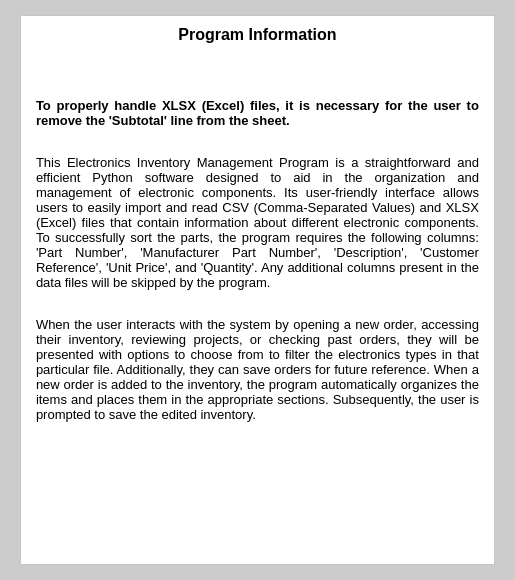
<?xml version="1.0" encoding="UTF-8"?>
<ui version="4.0">
 <class>MainWindow</class>
 <widget class="QMainWindow" name="MainWindow">
  <property name="geometry">
   <rect>
    <x>0</x>
    <y>0</y>
    <width>515</width>
    <height>580</height>
   </rect>
  </property>
  <property name="minimumSize">
   <size>
    <width>0</width>
    <height>0</height>
   </size>
  </property>
  <property name="maximumSize">
   <size>
    <width>16777215</width>
    <height>16777215</height>
   </size>
  </property>
  <property name="windowTitle">
   <string>Program Information</string>
  </property>
  <property name="windowIcon">
   <iconset>
    <normaloff>../Icons/information-white.png</normaloff>../Icons/information-white.png</iconset>
  </property>
  <property name="styleSheet">
   <string notr="true"/>
  </property>
  <widget class="QWidget" name="centralwidget">
   <property name="styleSheet">
    <string notr="true">background-color: rgb(204, 204, 204);</string>
   </property>
   <layout class="QVBoxLayout" name="verticalLayout">
    <property name="leftMargin">
     <number>20</number>
    </property>
    <property name="topMargin">
     <number>15</number>
    </property>
    <property name="rightMargin">
     <number>20</number>
    </property>
    <property name="bottomMargin">
     <number>15</number>
    </property>
    <item>
     <widget class="QScrollArea" name="scrollArea">
      <property name="styleSheet">
       <string notr="true">background-color: rgb(255, 255, 255);</string>
      </property>
      <property name="widgetResizable">
       <bool>true</bool>
      </property>
      <property name="alignment">
       <set>Qt::AlignLeading|Qt::AlignLeft|Qt::AlignTop</set>
      </property>
      <widget class="QWidget" name="scrollAreaWidgetContents">
       <property name="geometry">
        <rect>
         <x>0</x>
         <y>0</y>
         <width>473</width>
         <height>527</height>
        </rect>
       </property>
       <layout class="QVBoxLayout" name="verticalLayout_2">
        <property name="leftMargin">
         <number>15</number>
        </property>
        <property name="rightMargin">
         <number>15</number>
        </property>
        <item>
         <widget class="QLabel" name="label">
          <property name="minimumSize">
           <size>
            <width>0</width>
            <height>0</height>
           </size>
          </property>
          <property name="font">
           <font>
            <pointsize>10</pointsize>
           </font>
          </property>
          <property name="styleSheet">
           <string notr="true"/>
          </property>
          <property name="text">
           <string>&lt;html&gt;&lt;head/&gt;&lt;body&gt;&lt;p align=&quot;center&quot;&gt;&lt;span style=&quot; font-size:12pt; font-weight:600;&quot;&gt;Program Information&lt;/span&gt;&lt;/p&gt;&lt;p align=&quot;justify&quot;&gt;&lt;br/&gt;&lt;/p&gt;&lt;p align=&quot;justify&quot;&gt;&lt;span style=&quot; font-weight:600;&quot;&gt;To properly handle XLSX (Excel) files, it is necessary for the user to remove the 'Subtotal' line from the sheet.&lt;/span&gt;&lt;/p&gt;&lt;p align=&quot;justify&quot;&gt;&lt;br/&gt;This Electronics Inventory Management Program is a straightforward and efficient Python software designed to aid in the organization and management of electronic components. Its user-friendly interface allows users to easily import and read CSV (Comma-Separated Values) and XLSX (Excel) files that contain information about different electronic components. To successfully sort the parts, the program requires the following columns: 'Part Number', 'Manufacturer Part Number', 'Description', 'Customer Reference', 'Unit Price', and 'Quantity'. Any additional columns present in the data files will be skipped by the program.&lt;/p&gt;&lt;p align=&quot;justify&quot;&gt;&lt;br/&gt;When the user interacts with the system by opening a new order, accessing their inventory, reviewing projects, or checking past orders, they will be presented with options to choose from to filter the electronics types in that particular file. Additionally, they can save orders for future reference. When a new order is added to the inventory, the program automatically organizes the items and places them in the appropriate sections. Subsequently, the user is prompted to save the edited inventory.&lt;/p&gt;&lt;/body&gt;&lt;/html&gt;</string>
          </property>
          <property name="alignment">
           <set>Qt::AlignLeading|Qt::AlignLeft|Qt::AlignTop</set>
          </property>
          <property name="wordWrap">
           <bool>true</bool>
          </property>
          <property name="margin">
           <number>10</number>
          </property>
         </widget>
        </item>
       </layout>
      </widget>
     </widget>
    </item>
   </layout>
  </widget>
  <widget class="QMenuBar" name="menubar">
   <property name="geometry">
    <rect>
     <x>0</x>
     <y>0</y>
     <width>515</width>
     <height>21</height>
    </rect>
   </property>
  </widget>
 </widget>
 <resources/>
 <connections/>
</ui>
